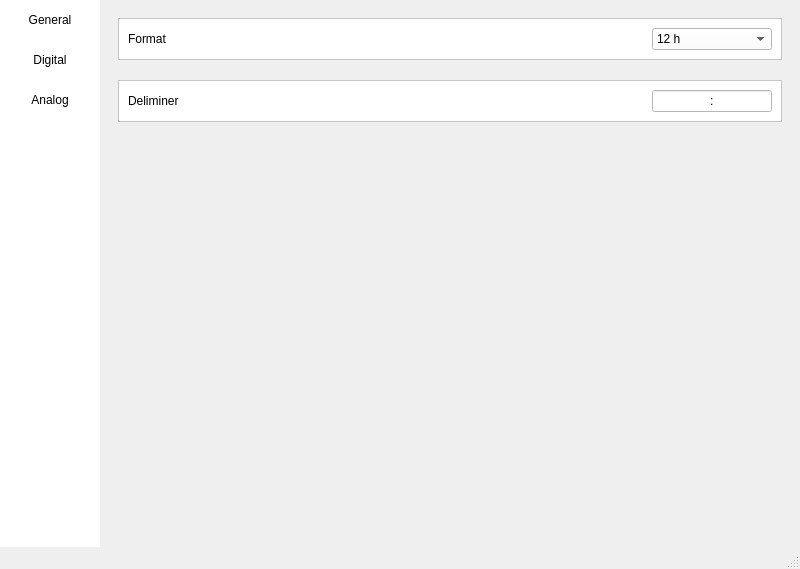
<?xml version="1.0" encoding="UTF-8"?>
<ui version="4.0">
 <class>SettingWindow</class>
 <widget class="QMainWindow" name="SettingWindow">
  <property name="geometry">
   <rect>
    <x>0</x>
    <y>0</y>
    <width>800</width>
    <height>569</height>
   </rect>
  </property>
  <property name="minimumSize">
   <size>
    <width>800</width>
    <height>550</height>
   </size>
  </property>
  <property name="maximumSize">
   <size>
    <width>800</width>
    <height>569</height>
   </size>
  </property>
  <property name="windowTitle">
   <string>MainWindow</string>
  </property>
  <widget class="QWidget" name="centralwidget">
   <layout class="QHBoxLayout" name="horizontalLayout">
    <property name="spacing">
     <number>0</number>
    </property>
    <property name="leftMargin">
     <number>0</number>
    </property>
    <property name="topMargin">
     <number>0</number>
    </property>
    <property name="rightMargin">
     <number>0</number>
    </property>
    <property name="bottomMargin">
     <number>0</number>
    </property>
    <item>
     <widget class="QFrame" name="nav_bar_frame">
      <property name="minimumSize">
       <size>
        <width>100</width>
        <height>0</height>
       </size>
      </property>
      <property name="maximumSize">
       <size>
        <width>100</width>
        <height>16777215</height>
       </size>
      </property>
      <property name="styleSheet">
       <string notr="true">background-color: rgb(255, 255, 255);</string>
      </property>
      <property name="frameShape">
       <enum>QFrame::NoFrame</enum>
      </property>
      <property name="frameShadow">
       <enum>QFrame::Raised</enum>
      </property>
      <layout class="QVBoxLayout" name="verticalLayout">
       <property name="spacing">
        <number>0</number>
       </property>
       <property name="leftMargin">
        <number>0</number>
       </property>
       <property name="topMargin">
        <number>0</number>
       </property>
       <property name="rightMargin">
        <number>0</number>
       </property>
       <property name="bottomMargin">
        <number>0</number>
       </property>
       <item>
        <widget class="QPushButton" name="pushButton_1">
         <property name="minimumSize">
          <size>
           <width>0</width>
           <height>40</height>
          </size>
         </property>
         <property name="styleSheet">
          <string notr="true">QPushButton{	
  background-color: rgb(255, 255, 255);
    border: 0px s;
}

QPushButton:hover{
	background-color: rgb(243, 243, 243);
}

QPushButton:checked{
  background-color: rgb(233, 84, 32);
	color: rgb(255, 255, 255);
}</string>
         </property>
         <property name="text">
          <string>General</string>
         </property>
         <property name="checkable">
          <bool>true</bool>
         </property>
        </widget>
       </item>
       <item>
        <widget class="QPushButton" name="pushButton_2">
         <property name="minimumSize">
          <size>
           <width>0</width>
           <height>40</height>
          </size>
         </property>
         <property name="styleSheet">
          <string notr="true">QPushButton{	background-color: rgb(255, 255, 255);
    border: 0px s;
}

QPushButton:hover{
	background-color: rgb(243, 243, 243);
}

QPushButton:checked{
  background-color: rgb(233, 84, 32);
	color: rgb(255, 255, 255);
}</string>
         </property>
         <property name="text">
          <string>Digital</string>
         </property>
         <property name="checkable">
          <bool>true</bool>
         </property>
        </widget>
       </item>
       <item>
        <widget class="QPushButton" name="pushButton_3">
         <property name="minimumSize">
          <size>
           <width>0</width>
           <height>40</height>
          </size>
         </property>
         <property name="styleSheet">
          <string notr="true">QPushButton{	background-color: rgb(255, 255, 255);
    border: 0px s;
}

QPushButton:hover{
	background-color: rgb(243, 243, 243);
}

QPushButton:checked{
  background-color: rgb(233, 84, 32);
	color: rgb(255, 255, 255);
}</string>
         </property>
         <property name="text">
          <string>Analog</string>
         </property>
         <property name="checkable">
          <bool>true</bool>
         </property>
        </widget>
       </item>
       <item>
        <spacer name="verticalSpacer">
         <property name="orientation">
          <enum>Qt::Vertical</enum>
         </property>
         <property name="sizeHint" stdset="0">
          <size>
           <width>20</width>
           <height>40</height>
          </size>
         </property>
        </spacer>
       </item>
      </layout>
     </widget>
    </item>
    <item>
     <widget class="QStackedWidget" name="stackedWidget">
      <property name="frameShape">
       <enum>QFrame::NoFrame</enum>
      </property>
      <property name="frameShadow">
       <enum>QFrame::Raised</enum>
      </property>
      <property name="currentIndex">
       <number>1</number>
      </property>
      <widget class="QWidget" name="page_1">
       <layout class="QVBoxLayout" name="verticalLayout_4">
        <item>
         <widget class="QFrame" name="frame_2">
          <property name="frameShape">
           <enum>QFrame::NoFrame</enum>
          </property>
          <property name="frameShadow">
           <enum>QFrame::Raised</enum>
          </property>
          <layout class="QVBoxLayout" name="verticalLayout_11">
           <property name="spacing">
            <number>20</number>
           </property>
           <item>
            <widget class="QFrame" name="mode_frame">
             <property name="styleSheet">
              <string notr="true">background-color: rgb(255, 255, 255);</string>
             </property>
             <property name="frameShape">
              <enum>QFrame::StyledPanel</enum>
             </property>
             <property name="frameShadow">
              <enum>QFrame::Raised</enum>
             </property>
             <layout class="QHBoxLayout" name="horizontalLayout_2">
              <item>
               <widget class="QLabel" name="label">
                <property name="text">
                 <string>Mode</string>
                </property>
               </widget>
              </item>
              <item>
               <widget class="QComboBox" name="mode_cb">
                <property name="minimumSize">
                 <size>
                  <width>120</width>
                  <height>0</height>
                 </size>
                </property>
                <property name="maximumSize">
                 <size>
                  <width>120</width>
                  <height>16777215</height>
                 </size>
                </property>
                <item>
                 <property name="text">
                  <string>Digital</string>
                 </property>
                </item>
                <item>
                 <property name="text">
                  <string>Analog</string>
                 </property>
                </item>
               </widget>
              </item>
             </layout>
            </widget>
           </item>
           <item>
            <widget class="QFrame" name="opacity_frame">
             <property name="styleSheet">
              <string notr="true">background-color: rgb(255, 255, 255);</string>
             </property>
             <property name="frameShape">
              <enum>QFrame::StyledPanel</enum>
             </property>
             <property name="frameShadow">
              <enum>QFrame::Raised</enum>
             </property>
             <layout class="QVBoxLayout" name="verticalLayout_5">
              <item>
               <widget class="QLabel" name="label_2">
                <property name="text">
                 <string>Opacity</string>
                </property>
               </widget>
              </item>
              <item>
               <widget class="QSlider" name="opacity_slider">
                <property name="maximum">
                 <number>255</number>
                </property>
                <property name="value">
                 <number>127</number>
                </property>
                <property name="orientation">
                 <enum>Qt::Horizontal</enum>
                </property>
               </widget>
              </item>
             </layout>
            </widget>
           </item>
           <item>
            <widget class="QFrame" name="mode_frame_6">
             <property name="styleSheet">
              <string notr="true">background-color: rgb(255, 255, 255);</string>
             </property>
             <property name="frameShape">
              <enum>QFrame::StyledPanel</enum>
             </property>
             <property name="frameShadow">
              <enum>QFrame::Raised</enum>
             </property>
             <layout class="QVBoxLayout" name="verticalLayout_3">
              <item>
               <widget class="QLabel" name="label_3">
                <property name="text">
                 <string>Display</string>
                </property>
               </widget>
              </item>
              <item>
               <layout class="QHBoxLayout" name="horizontalLayout_9">
                <item>
                 <widget class="QCheckBox" name="hours_chb">
                  <property name="text">
                   <string>Hours</string>
                  </property>
                  <property name="checked">
                   <bool>true</bool>
                  </property>
                 </widget>
                </item>
                <item>
                 <widget class="QCheckBox" name="minutes_chb">
                  <property name="text">
                   <string>Minutes</string>
                  </property>
                  <property name="checked">
                   <bool>true</bool>
                  </property>
                 </widget>
                </item>
                <item>
                 <widget class="QCheckBox" name="seconds_chb">
                  <property name="text">
                   <string>Seconds</string>
                  </property>
                 </widget>
                </item>
               </layout>
              </item>
             </layout>
            </widget>
           </item>
           <item>
            <widget class="QFrame" name="color_frame_2">
             <property name="styleSheet">
              <string notr="true">background-color: rgb(255, 255, 255);</string>
             </property>
             <property name="frameShape">
              <enum>QFrame::StyledPanel</enum>
             </property>
             <property name="frameShadow">
              <enum>QFrame::Raised</enum>
             </property>
             <layout class="QVBoxLayout" name="verticalLayout_9">
              <item>
               <layout class="QHBoxLayout" name="horizontalLayout_10">
                <item>
                 <widget class="QLabel" name="label_11">
                  <property name="text">
                   <string>Default design</string>
                  </property>
                 </widget>
                </item>
                <item>
                 <widget class="QComboBox" name="design_cb">
                  <property name="maximumSize">
                   <size>
                    <width>120</width>
                    <height>16777215</height>
                   </size>
                  </property>
                  <item>
                   <property name="text">
                    <string>Ubuntu</string>
                   </property>
                  </item>
                  <item>
                   <property name="text">
                    <string>Light</string>
                   </property>
                  </item>
                 </widget>
                </item>
               </layout>
              </item>
             </layout>
            </widget>
           </item>
           <item>
            <widget class="QFrame" name="color_frame">
             <property name="styleSheet">
              <string notr="true">background-color: rgb(255, 255, 255);</string>
             </property>
             <property name="frameShape">
              <enum>QFrame::StyledPanel</enum>
             </property>
             <property name="frameShadow">
              <enum>QFrame::Raised</enum>
             </property>
             <layout class="QVBoxLayout" name="verticalLayout_2">
              <item>
               <layout class="QHBoxLayout" name="horizontalLayout_3">
                <item>
                 <widget class="QLabel" name="label_4">
                  <property name="text">
                   <string>Own design</string>
                  </property>
                 </widget>
                </item>
                <item>
                 <widget class="QCheckBox" name="own_chb">
                  <property name="minimumSize">
                   <size>
                    <width>100</width>
                    <height>0</height>
                   </size>
                  </property>
                  <property name="maximumSize">
                   <size>
                    <width>100</width>
                    <height>16777215</height>
                   </size>
                  </property>
                  <property name="text">
                   <string/>
                  </property>
                 </widget>
                </item>
               </layout>
              </item>
              <item>
               <layout class="QHBoxLayout" name="horizontalLayout_4">
                <item>
                 <widget class="QLabel" name="label_5">
                  <property name="text">
                   <string>Backgroud color</string>
                  </property>
                 </widget>
                </item>
                <item>
                 <widget class="QPushButton" name="b_color_b">
                  <property name="minimumSize">
                   <size>
                    <width>100</width>
                    <height>0</height>
                   </size>
                  </property>
                  <property name="maximumSize">
                   <size>
                    <width>100</width>
                    <height>16777215</height>
                   </size>
                  </property>
                  <property name="text">
                   <string>#fff</string>
                  </property>
                 </widget>
                </item>
               </layout>
              </item>
              <item>
               <layout class="QHBoxLayout" name="horizontalLayout_15">
                <item>
                 <widget class="QLabel" name="label_24">
                  <property name="text">
                   <string>Dial color</string>
                  </property>
                 </widget>
                </item>
                <item>
                 <widget class="QPushButton" name="dial_color_p">
                  <property name="minimumSize">
                   <size>
                    <width>100</width>
                    <height>0</height>
                   </size>
                  </property>
                  <property name="maximumSize">
                   <size>
                    <width>100</width>
                    <height>16777215</height>
                   </size>
                  </property>
                  <property name="text">
                   <string>#fff</string>
                  </property>
                 </widget>
                </item>
               </layout>
              </item>
             </layout>
            </widget>
           </item>
           <item>
            <spacer name="verticalSpacer_2">
             <property name="orientation">
              <enum>Qt::Vertical</enum>
             </property>
             <property name="sizeHint" stdset="0">
              <size>
               <width>20</width>
               <height>40</height>
              </size>
             </property>
            </spacer>
           </item>
          </layout>
         </widget>
        </item>
       </layout>
      </widget>
      <widget class="QWidget" name="page_2">
       <layout class="QVBoxLayout" name="verticalLayout_6">
        <item>
         <widget class="QFrame" name="frame_3">
          <property name="frameShape">
           <enum>QFrame::NoFrame</enum>
          </property>
          <property name="frameShadow">
           <enum>QFrame::Raised</enum>
          </property>
          <layout class="QVBoxLayout" name="verticalLayout_7">
           <property name="spacing">
            <number>20</number>
           </property>
           <item>
            <widget class="QFrame" name="mode_frame_2">
             <property name="styleSheet">
              <string notr="true">background-color: rgb(255, 255, 255);</string>
             </property>
             <property name="frameShape">
              <enum>QFrame::StyledPanel</enum>
             </property>
             <property name="frameShadow">
              <enum>QFrame::Raised</enum>
             </property>
             <layout class="QHBoxLayout" name="horizontalLayout_8">
              <item>
               <widget class="QLabel" name="label_9">
                <property name="text">
                 <string>Format</string>
                </property>
               </widget>
              </item>
              <item>
               <widget class="QComboBox" name="format_cb">
                <property name="minimumSize">
                 <size>
                  <width>120</width>
                  <height>0</height>
                 </size>
                </property>
                <property name="maximumSize">
                 <size>
                  <width>120</width>
                  <height>16777215</height>
                 </size>
                </property>
                <item>
                 <property name="text">
                  <string>12 h</string>
                 </property>
                </item>
                <item>
                 <property name="text">
                  <string>24 h</string>
                 </property>
                </item>
               </widget>
              </item>
             </layout>
            </widget>
           </item>
           <item>
            <widget class="QFrame" name="opacity_frame_2">
             <property name="styleSheet">
              <string notr="true">background-color: rgb(255, 255, 255);</string>
             </property>
             <property name="frameShape">
              <enum>QFrame::StyledPanel</enum>
             </property>
             <property name="frameShadow">
              <enum>QFrame::Raised</enum>
             </property>
             <layout class="QHBoxLayout" name="horizontalLayout_20">
              <item>
               <widget class="QLabel" name="label_10">
                <property name="text">
                 <string>Deliminer</string>
                </property>
               </widget>
              </item>
              <item>
               <widget class="QLineEdit" name="deliminer_le">
                <property name="minimumSize">
                 <size>
                  <width>120</width>
                  <height>0</height>
                 </size>
                </property>
                <property name="maximumSize">
                 <size>
                  <width>120</width>
                  <height>16777215</height>
                 </size>
                </property>
                <property name="text">
                 <string>:</string>
                </property>
                <property name="maxLength">
                 <number>1</number>
                </property>
                <property name="alignment">
                 <set>Qt::AlignCenter</set>
                </property>
               </widget>
              </item>
             </layout>
            </widget>
           </item>
           <item>
            <spacer name="verticalSpacer_3">
             <property name="orientation">
              <enum>Qt::Vertical</enum>
             </property>
             <property name="sizeHint" stdset="0">
              <size>
               <width>20</width>
               <height>40</height>
              </size>
             </property>
            </spacer>
           </item>
          </layout>
         </widget>
        </item>
       </layout>
      </widget>
      <widget class="QWidget" name="page_3">
       <layout class="QVBoxLayout" name="verticalLayout_10">
        <item>
         <widget class="QFrame" name="frame_4">
          <property name="frameShape">
           <enum>QFrame::NoFrame</enum>
          </property>
          <property name="frameShadow">
           <enum>QFrame::Raised</enum>
          </property>
          <layout class="QVBoxLayout" name="verticalLayout_8">
           <item>
            <widget class="QFrame" name="mode_frame_3">
             <property name="styleSheet">
              <string notr="true">background-color: rgb(255, 255, 255);</string>
             </property>
             <property name="frameShape">
              <enum>QFrame::StyledPanel</enum>
             </property>
             <property name="frameShadow">
              <enum>QFrame::Raised</enum>
             </property>
             <layout class="QHBoxLayout" name="horizontalLayout_14">
              <item>
               <widget class="QLabel" name="label_16">
                <property name="text">
                 <string>Dial mode</string>
                </property>
               </widget>
              </item>
              <item>
               <widget class="QComboBox" name="dial_mode_cb">
                <property name="minimumSize">
                 <size>
                  <width>120</width>
                  <height>0</height>
                 </size>
                </property>
                <property name="maximumSize">
                 <size>
                  <width>120</width>
                  <height>16777215</height>
                 </size>
                </property>
                <item>
                 <property name="text">
                  <string>Hours</string>
                 </property>
                </item>
                <item>
                 <property name="text">
                  <string>Minutes</string>
                 </property>
                </item>
                <item>
                 <property name="text">
                  <string>None</string>
                 </property>
                </item>
               </widget>
              </item>
             </layout>
            </widget>
           </item>
           <item>
            <widget class="QFrame" name="mode_frame_4">
             <property name="styleSheet">
              <string notr="true">background-color: rgb(255, 255, 255);</string>
             </property>
             <property name="frameShape">
              <enum>QFrame::StyledPanel</enum>
             </property>
             <property name="frameShadow">
              <enum>QFrame::Raised</enum>
             </property>
             <layout class="QHBoxLayout" name="horizontalLayout_21">
              <item>
               <widget class="QLabel" name="label_23">
                <property name="text">
                 <string>Dial description</string>
                </property>
               </widget>
              </item>
              <item>
               <widget class="QComboBox" name="dial_desc_cb">
                <property name="minimumSize">
                 <size>
                  <width>120</width>
                  <height>0</height>
                 </size>
                </property>
                <property name="maximumSize">
                 <size>
                  <width>120</width>
                  <height>16777215</height>
                 </size>
                </property>
                <property name="currentText">
                 <string>Numbers</string>
                </property>
                <item>
                 <property name="text">
                  <string>Numbers</string>
                 </property>
                </item>
                <item>
                 <property name="text">
                  <string>Markings</string>
                 </property>
                </item>
                <item>
                 <property name="text">
                  <string>None</string>
                 </property>
                </item>
               </widget>
              </item>
             </layout>
            </widget>
           </item>
           <item>
            <widget class="QFrame" name="mode_frame_7">
             <property name="styleSheet">
              <string notr="true">background-color: rgb(255, 255, 255);</string>
             </property>
             <property name="frameShape">
              <enum>QFrame::StyledPanel</enum>
             </property>
             <property name="frameShadow">
              <enum>QFrame::Raised</enum>
             </property>
             <layout class="QVBoxLayout" name="verticalLayout_12">
              <item>
               <layout class="QHBoxLayout" name="horizontalLayout_5">
                <item>
                 <widget class="QLabel" name="label_6">
                  <property name="text">
                   <string>Hour color</string>
                  </property>
                 </widget>
                </item>
                <item>
                 <widget class="QPushButton" name="h_color_b">
                  <property name="minimumSize">
                   <size>
                    <width>100</width>
                    <height>0</height>
                   </size>
                  </property>
                  <property name="maximumSize">
                   <size>
                    <width>100</width>
                    <height>16777215</height>
                   </size>
                  </property>
                  <property name="text">
                   <string>#fff</string>
                  </property>
                 </widget>
                </item>
               </layout>
              </item>
              <item>
               <layout class="QHBoxLayout" name="horizontalLayout_6">
                <item>
                 <widget class="QLabel" name="label_7">
                  <property name="text">
                   <string>Minute color</string>
                  </property>
                 </widget>
                </item>
                <item>
                 <widget class="QPushButton" name="m_color_b">
                  <property name="minimumSize">
                   <size>
                    <width>100</width>
                    <height>0</height>
                   </size>
                  </property>
                  <property name="maximumSize">
                   <size>
                    <width>100</width>
                    <height>16777215</height>
                   </size>
                  </property>
                  <property name="text">
                   <string>#fff</string>
                  </property>
                 </widget>
                </item>
               </layout>
              </item>
              <item>
               <layout class="QHBoxLayout" name="horizontalLayout_7">
                <item>
                 <widget class="QLabel" name="label_8">
                  <property name="text">
                   <string>Second color</string>
                  </property>
                 </widget>
                </item>
                <item>
                 <widget class="QPushButton" name="s_color_b">
                  <property name="minimumSize">
                   <size>
                    <width>100</width>
                    <height>0</height>
                   </size>
                  </property>
                  <property name="maximumSize">
                   <size>
                    <width>100</width>
                    <height>16777215</height>
                   </size>
                  </property>
                  <property name="text">
                   <string>#fff</string>
                  </property>
                 </widget>
                </item>
               </layout>
              </item>
             </layout>
            </widget>
           </item>
          </layout>
         </widget>
        </item>
        <item>
         <spacer name="verticalSpacer_4">
          <property name="orientation">
           <enum>Qt::Vertical</enum>
          </property>
          <property name="sizeHint" stdset="0">
           <size>
            <width>20</width>
            <height>40</height>
           </size>
          </property>
         </spacer>
        </item>
       </layout>
      </widget>
     </widget>
    </item>
   </layout>
  </widget>
  <widget class="QMenuBar" name="menubar">
   <property name="geometry">
    <rect>
     <x>0</x>
     <y>0</y>
     <width>800</width>
     <height>22</height>
    </rect>
   </property>
  </widget>
  <widget class="QStatusBar" name="statusbar"/>
 </widget>
 <resources/>
 <connections/>
</ui>
